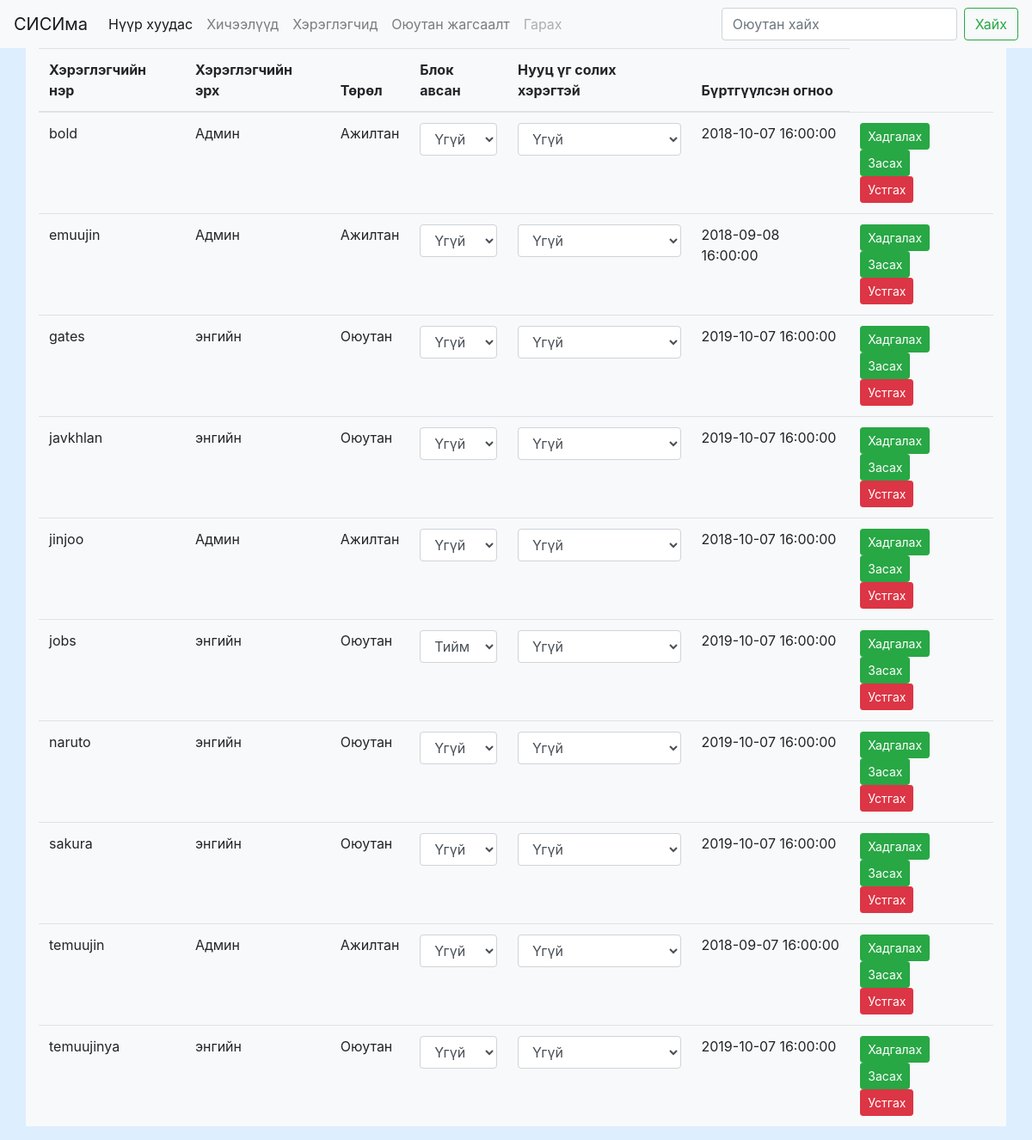
/users.php (signed in), run on the app's committed database.
### tables this page shows
CREATE TABLE `users` (
  `userName` varchar(32) NOT NULL,
  `password` varchar(32) NOT NULL,
  `regDate` timestamp NOT NULL DEFAULT CURRENT_TIMESTAMP,
  `role` tinyint(4) NOT NULL DEFAULT '0',
  `userType` tinyint(4) NOT NULL DEFAULT '2',
  `changePass` tinyint(4) NOT NULL DEFAULT '0',
  `isBlocked` tinyint(4) NOT NULL DEFAULT '0'
);

### include/functions.php (called while the page is built, shortened)
<?php
function findStudentID($username){
    global $pdo;
    $query = "select * from student where userName=:username";
    $query = $pdo->prepare($query);
    $query->bindParam(":username",$username);
    $query->execute();
    $query=$query->fetch();
    return $query["studentID"];
}
function findUserRole($username){
    global $pdo;
    $query = "select * from users where userName=:username";
    $query = $pdo->prepare($query);
    $query->bindParam(":username",$username);
    $query->execute();
    $query=$query->fetch();
    return $query["role"];
}
function isAdmin($username){
    if(findUserRole($username)){
        return true;
    }else{
        return false;
    }
}
function findAllUsers(){
    global $pdo;
    $query = "select * from users";
    $query = $pdo->prepare($query);
    $query->execute();
    return $query;
}
?>

### users.php (the view, shortened to what this page needs)
<?php
    include_once __DIR__."/include/partials/header.php";
    include_once __DIR__."/include/partials/navbar.php";
if(isAdmin($_SESSION['username'])){
    $users= findAllUsers();
    $render = "<div class='container bg-light'>";
    $render .= "<table class='table table-hover'>
        <thead>
            <tr>
                <th scope='col'>Хэрэглэгчийн нэр</th>
                <th scope='col'>Хэрэглэгчийн эрх</th>
                <th scope='col'>Төрөл</th>
                <th scope='col'>Блок авсан</th>
                <th scope='col'>Нууц үг солих хэрэгтэй</th>
                <th scope='col'>Бүртгүүлсэн огноо</th>
            </tr>
        </thead>
        ";
    while($user = $users->fetch()){
        $tempUser = $user;
        $render.= "
        <form action'#' method='post'>
        <tr>
                <td>{$tempUser["userName"]}</td>
                <td>".($tempUser["role"]==true ? 'Админ':'энгийн')."</td>
                <td>".($tempUser["userType"]==1 ? 'Ажилтан':'Оюутан')."</td>
                <td>
                <div class='form-group'>
                <input type='hidden' name='username' value='{$tempUser["userName"]}'>
                <select id='isBlocked' name='isBlocked' class='form-control'>
                <option  ".($tempUser['isBlocked']==1 ? 'selected':'')." value='1' >Тийм</option>
                <option  ".($tempUser['isBlocked']==0 ? 'selected':'')." value='0' >Үгүй</option>
                </select>
                </div>
                  </td>
                <td>
                <div class='form-group'>
                <select id='changePass' name='changePass' class='form-control'>
                  <option  ".($tempUser['changePass']==1 ? 'selected':'')." value='1' >Тийм</option>
                  <option  ".($tempUser['changePass']==0 ? 'selected':'')." value='0' >Үгүй</option>
                </select>
                </div></td>
                <td>{$tempUser["regDate"]}</td>
                <td>
                    <input type='submit' class='btn btn-success btn-sm' name='savePerUser' value='Хадгалах'>
                    <form method='get' action='update.php'>
                        <button class='btn btn-success btn-sm' name='s_id' value='".findStudentID($_SESSION['username'])."'>Засах</button>
                    </form>
                    <form method='get' action='delete.php'>
                        <button class='btn btn-danger btn-sm' name='s_id' value='".findStudentID($_SESSION['username'])."'>Устгах</button>
                    </form>
                </td>
            </tr>
            ";
        $render .= "</form>";
    }
    $render.="</table>
        </div>";
    echo $render;
?>
<?php
    include "./include/partials/footer.php";
}else{
    header("location: ./index.php");
}
?>

### public/style/main.css (style rules this page uses)
body { background-color: #ddeeff; }

### data on the page
users: userName "bold", role "Админ", userType "Ажилтан", isBlocked "Үгүй", changePass "Үгүй", regDate "2018-10-07 16:00:00"
users: userName "emuujin", role "Админ", userType "Ажилтан", isBlocked "Үгүй", changePass "Үгүй", regDate "2018-09-08 16:00:00"
users: userName "gates", role "энгийн", userType "Оюутан", isBlocked "Үгүй", changePass "Үгүй", regDate "2019-10-07 16:00:00"
users: userName "javkhlan", role "энгийн", userType "Оюутан", isBlocked "Үгүй", changePass "Үгүй", regDate "2019-10-07 16:00:00"
users: userName "jinjoo", role "Админ", userType "Ажилтан", isBlocked "Үгүй", changePass "Үгүй", regDate "2018-10-07 16:00:00"
users: userName "jobs", role "энгийн", userType "Оюутан", isBlocked "Тийм", changePass "Үгүй", regDate "2019-10-07 16:00:00"
users: userName "naruto", role "энгийн", userType "Оюутан", isBlocked "Үгүй", changePass "Үгүй", regDate "2019-10-07 16:00:00"
users: userName "sakura", role "энгийн", userType "Оюутан", isBlocked "Үгүй", changePass "Үгүй", regDate "2019-10-07 16:00:00"
users: userName "temuujin", role "Админ", userType "Ажилтан", isBlocked "Үгүй", changePass "Үгүй", regDate "2018-09-07 16:00:00"
users: userName "temuujinya", role "энгийн", userType "Оюутан", isBlocked "Үгүй", changePass "Үгүй", regDate "2019-10-07 16:00:00"
